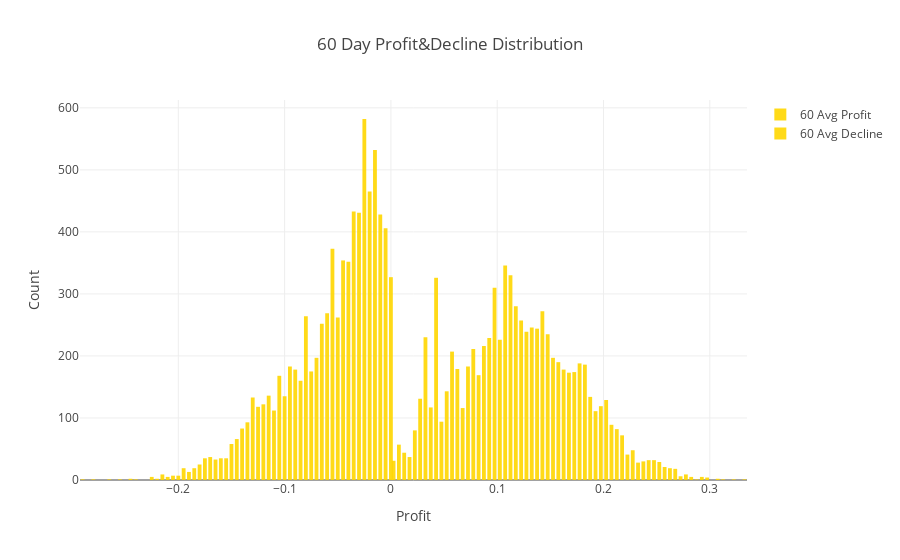

The notebook cell saved with this chart:
### Code cell
fig2 = go.Figure()
fig2.add_trace(
    go.Histogram(
        x = df.profit_avg_60.values, 
        name = '60 Avg Profit', 
        marker_color = '#FFD700',
        opacity = 0.9,
    )
)
fig2.add_trace(
    go.Histogram(
        x = df.decline_avg_60.values, 
        name = '60 Avg Decline', 
        marker_color = '#FFD700',
        opacity = 0.9,
    )
)
fig2.update_layout(
        title_text='60 Day Profit&Decline Distribution', # title of plot
        xaxis_title_text='Profit', # xaxis label
        yaxis_title_text='Count', # yaxis label
        bargap=0.2, # gap between bars of adjacent location coordinates
        bargroupgap=0.1, # gap between bars of the same location coordinates
        barmode='overlay',
        template="gridon",)
fig2.show()

### Figure 1 — Plotly figure (JSON) as saved in the notebook; plotly's stock layout.template omitted (floating-point values rounded to 4 significant figures; data arrays with more than 128 entries replaced by an {"elided": "..."} marker saying what was removed)
{"data": [{"marker": {"color": "#FFD700"}, "name": "60 Avg Profit", "opacity": 0.9, "type": "histogram", "x": {"elided": "8140 float values"}}, {"marker": {"color": "#FFD700"}, "name": "60 Avg Decline", "opacity": 0.9, "type": "histogram", "x": {"elided": "8140 float values"}}], "layout": {"bargap": 0.2, "bargroupgap": 0.1, "barmode": "overlay", "title": {"text": "60 Day Profit&Decline Distribution"}, "xaxis": {"title": {"text": "Profit"}}, "yaxis": {"title": {"text": "Count"}}}}
